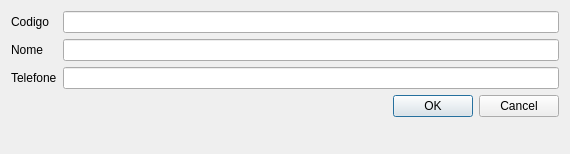
<?xml version="1.0" encoding="UTF-8"?>
<ui version="4.0">
 <class>Form</class>
 <widget class="QWidget" name="Form">
  <property name="geometry">
   <rect>
    <x>0</x>
    <y>0</y>
    <width>570</width>
    <height>154</height>
   </rect>
  </property>
  <property name="windowTitle">
   <string>Form</string>
  </property>
  <layout class="QVBoxLayout" name="verticalLayout">
   <item>
    <layout class="QFormLayout" name="formLayout">
     <item row="0" column="0">
      <widget class="QLabel" name="label">
       <property name="text">
        <string>Codigo</string>
       </property>
      </widget>
     </item>
     <item row="1" column="0">
      <widget class="QLabel" name="label_2">
       <property name="text">
        <string>Nome</string>
       </property>
      </widget>
     </item>
     <item row="2" column="0">
      <widget class="QLabel" name="label_3">
       <property name="text">
        <string>Telefone</string>
       </property>
      </widget>
     </item>
     <item row="2" column="1">
      <widget class="QLineEdit" name="phone"/>
     </item>
     <item row="1" column="1">
      <widget class="QLineEdit" name="name"/>
     </item>
     <item row="0" column="1">
      <widget class="QLineEdit" name="id"/>
     </item>
     <item row="3" column="1">
      <widget class="QDialogButtonBox" name="buttonBox">
       <property name="standardButtons">
        <set>QDialogButtonBox::Cancel|QDialogButtonBox::Ok</set>
       </property>
      </widget>
     </item>
    </layout>
   </item>
  </layout>
 </widget>
 <resources/>
 <connections/>
</ui>
